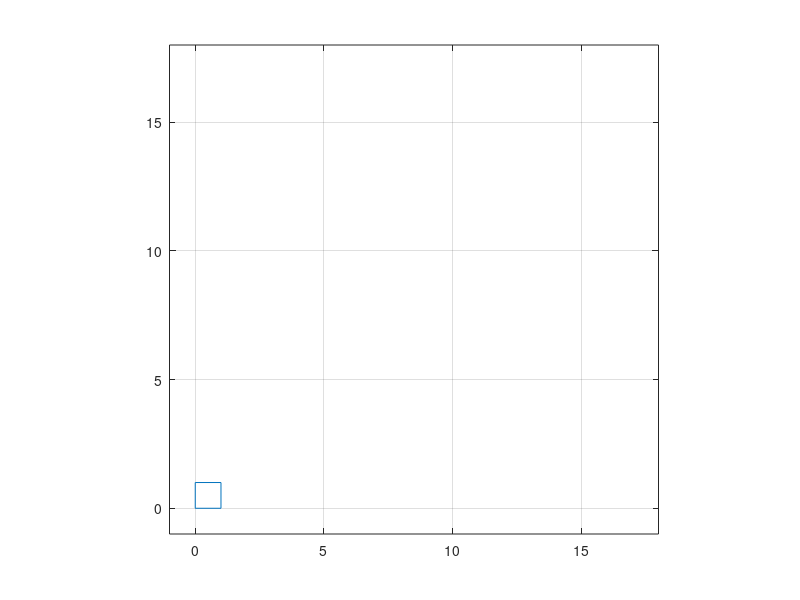

This figure's MATLAB source:
clf 
S=[0,1,1,0,0;0,0,1,1,0;1,1,1,1,1]; %  square in homogeneous coordinates 

M1 = [1,0,0.4;0,1,0;0,0,1]; %  first translation matrix 
M2 = [1,0,0;0,1,0.4;0,0,1]; %  the second translation matrix 
M3 = [1 0 -0.4; 0 1 -0.4; 0 0 1]; 

p = plot(S(1,:),S(2,:)); % plot the original square  
axis square, axis([-1,18,-1,18]), grid on 

for i = 1:40
   S = M1*S; % compute the translated square 
   set(p,'xdata',S(1,:),'ydata',S(2,:)); % plot the translated square 
   pause(0.05) 
end 

for i = 1:40
   S=M2*S; % compute the translated square 
   set(p,'xdata',S(1,:),'ydata',S(2,:)); % plot the translated square 
   pause(0.05) 
end

for i = 1:40
   S = M3*S; % compute the translated square 
   set(p,'xdata',S(1,:),'ydata',S(2,:)); % plot the translated square 
   pause(0.05) 
end 